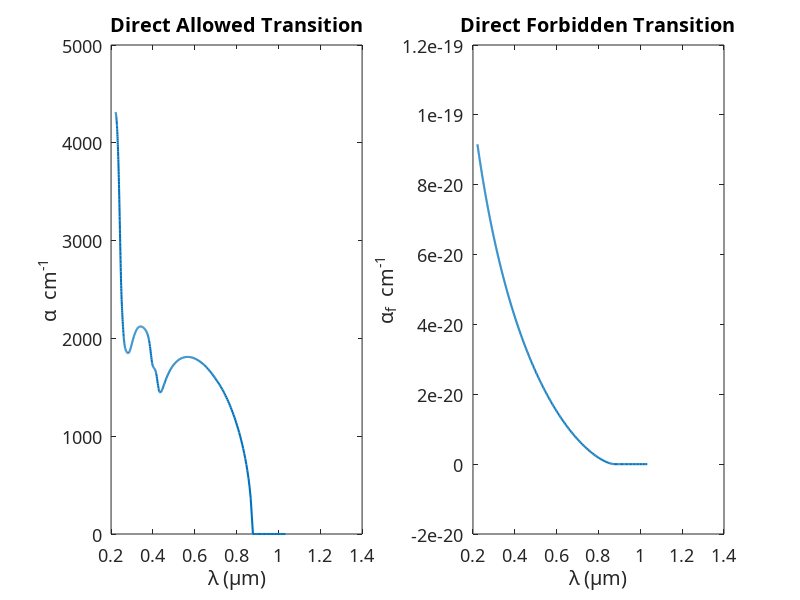

MATLAB code to generate this figure: (Note: this script raises an error after producing the figure.)
clc;
clearvars;
close all;
format long;
set(0,'DefaultAxesFontName', 'Latex');
set(0,'DefaultAxesFontSize', 13);

%% Loading data
data   = importdata('GaAs2.txt');
lambda = data(:,1);
lambda = lambda.*1e-6; %m
n      = data(:,2);
k      = data(:,3);
m0     = 9.11e-31;
q      = 1.6e-19;
eps0   = 8.854e-12;

%% physical constants
me     = 0.063*m0;
mh     = 0.5*m0;
mr     = me*mh/(me+mh);
h      = 6.624e-34;
hcut   = h/(2*pi);
c      = 3e8;
Eg     = 1.42*q;
fcv    = 23*q;
fcvf   = fcv/1000;
eps    = 12.9*eps0;

nr     = mean(n); %added from abid's memory

%% Lab Task 1: Compare 'alpha' from 'k' with 'alpha' obtained from formula (using 'n')

E       = h*c./lambda;
% allowed transition
alpha   = q^2*sqrt(m0)./(4*pi*hcut^2*eps*c.*n).*(2*mr/m0)^1.5 .*(fcv./E).*(E-Eg).^0.5;

% forbidden transition
alphaf  = q^2*sqrt(m0)/(6*pi*hcut^2*eps*c*nr) ...
            .*(2*mr/m0)^2.5 .*(fcvf./E).*(E-Eg).^1.5;  %1/m


figure(1);
% yyaxis left;
subplot(121)
plot(lambda/1e-6, alpha/100,'Linewidth', 1.5);
xlabel ('\lambda (\mum)');
ylabel('\alpha  cm^{-1}');
title('Direct Allowed Transition');
hold on;

% figure(2)
subplot(122)
% Direct Forbidden Transition
% subplot(121) %related to 73 no line
plot(lambda/1e-6, alphaf/100,'Linewidth', 1.5);
xlabel ('\lambda (\mum)');
ylabel('\alpha_f  cm^{-1}');
title('Direct Forbidden Transition');
subtitle(sprintf(string));
grid on;
